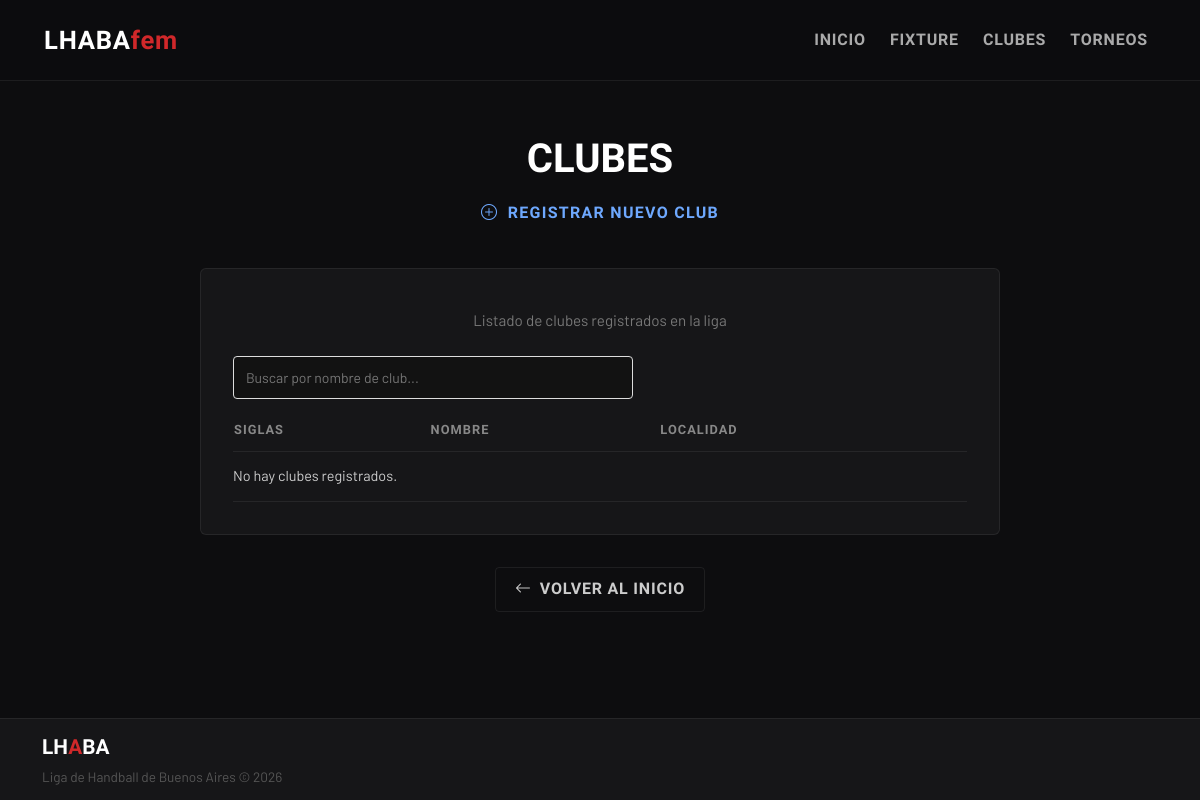
Before: /clubes with the older database file.
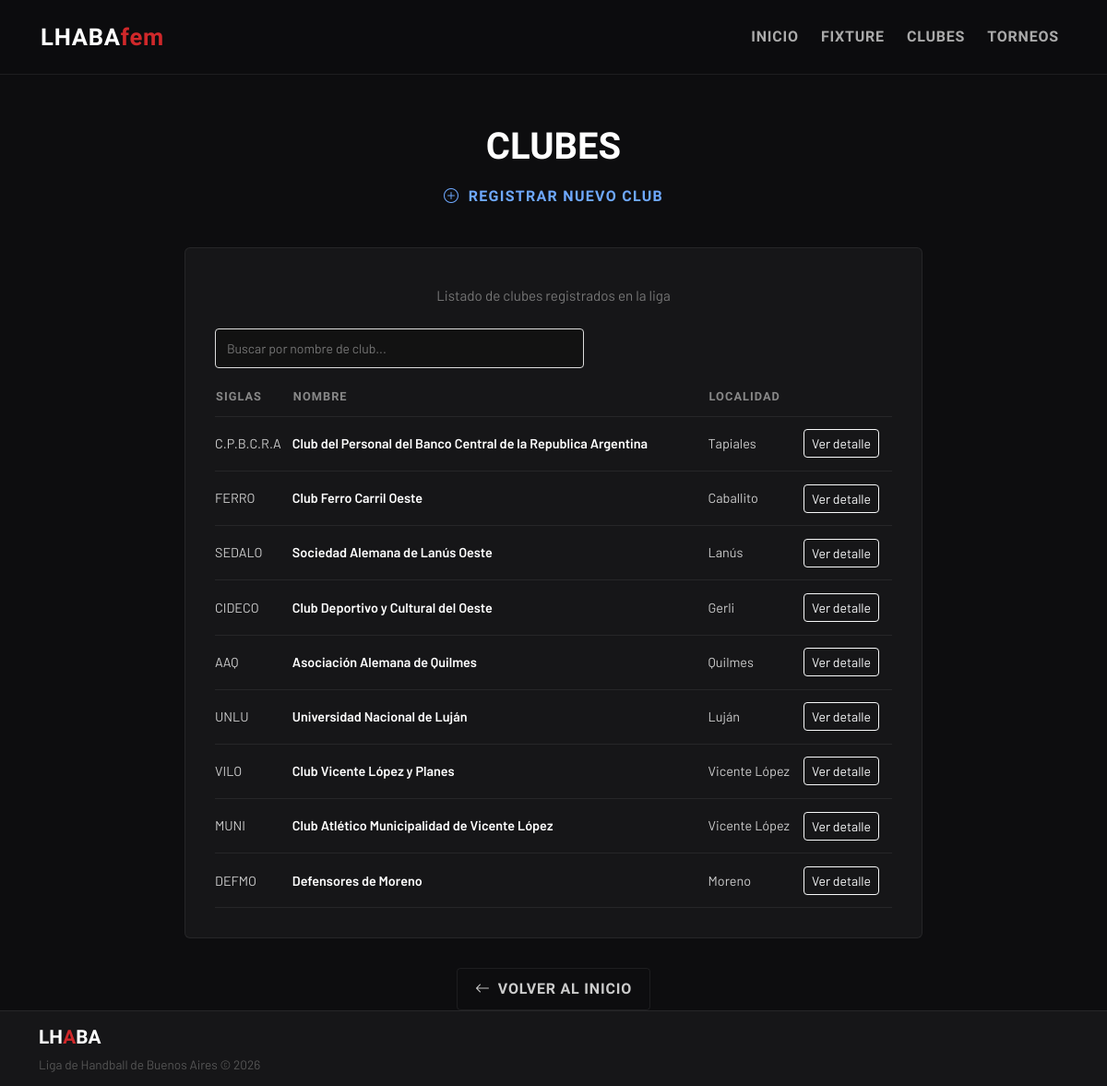
After: the same page with the newer database file.
### clubes/models.py (models this page shows, shortened)
class ClubesRegistrados(models.Model):
    id = models.AutoField(primary_key=True)
    nombre_siglas = models.CharField()
    nombre_completo = models.CharField()
    nombre_corto = models.CharField(max_length=30,null=True)
    localidad = models.CharField()
    email = models.EmailField()
    fecha_ingreso = models.DateField(auto_now_add=True)

### clubes/views.py (the view)
# urls.py: path("clubes",clubes_list,name="clubes_list"),
def clubes_list(request):
    nombre = request.GET.get("search")
    clubes_query = ClubesRegistrados.objects.all()
    if nombre is not None:
        clubes_query = ClubesRegistrados.objects.filter(
            nombre_completo__icontains=nombre
        )
    contexto = {
        "clubes_list" : list(clubes_query)
    }
    return render(request, "clubes/clubes_list.html", contexto)

### clubes/templates/clubes/clubes_list.html (shortened to what this page needs)
{% extends 'index.html' %}
{% block princ_content %}
  <div class="container-xl">
    <div class="page-header">
      <div class="page-title">Clubes</div>
        <a href="{% url 'registrar_club' %}" class="btn-cta btn-cta-danger">
        <i class="bi bi-plus-circle"></i> Registrar nuevo club
      </a>
    </div>
    <div class="table-card">
    <div class="text-center mb-4">
      <div class="page-subtitle">Listado de clubes registrados en la liga</div>
    </div>
    <div class="search-container" style="display: flex; gap: 10px; margin-bottom: 20px; max-width: 400px;">
      <form method="GET" style="display: flex; gap: 10px; width: 100%;">
        <input
          type="text"
          name="search"
          placeholder="Buscar por nombre de club..."
          value="{{ request.GET.search }}"
          class="search-input"
          style="flex: 1; padding: 10px 12px; border: 1px solid #ddd; border-radius: 4px; font-size: 14px;"
        >
      </form>
    </div>
      <table>
        <thead>
          <tr>
            <th>Siglas</th>
            <th>Nombre</th>
            <th>Localidad</th>
            <th></th>
          </tr>
        </thead>
        <tbody>
          {% for club in clubes_list %}
          <tr>
            <td>{{ club.nombre_siglas }}</td>
            <td class="club-name">{{ club.nombre_completo }}</td>
            <td>{{ club.localidad }}</td>
            <td>
              <a href="{% url 'club_detalle' club.id %}" class="btn btn-sm btn-outline-light">
                Ver detalle
              </a>
            </td>
          </tr>
          {% empty %}
          <tr>
            <td colspan="7">No hay clubes registrados.</td>
          </tr>
          {% endfor %}
        </tbody>
      </table>
    </div>
    <div class="text-center">
      <a href="{% url 'home' %}" class="back-btn">
        <i class="bi bi-arrow-left"></i> Volver al inicio
      </a>
    </div>
  </div>
{% endblock %}

Changed rows visible on the page:
added ClubesRegistrados: nombre_siglas "C.P.B.C.R.A", nombre_completo "Club del Personal del Banco Central de la Republica Argentina", localidad "Tapiales"
added ClubesRegistrados: nombre_siglas "FERRO", nombre_completo "Club Ferro Carril Oeste", localidad "Caballito"
added ClubesRegistrados: nombre_siglas "SEDALO", nombre_completo "Sociedad Alemana de Lanús Oeste", localidad "Lanús"
added ClubesRegistrados: nombre_siglas "CIDECO", nombre_completo "Club Deportivo y Cultural del Oeste", localidad "Gerli"
added ClubesRegistrados: nombre_siglas "AAQ", nombre_completo "Asociación Alemana de Quilmes", localidad "Quilmes"
added ClubesRegistrados: nombre_siglas "UNLU", nombre_completo "Universidad Nacional de Luján", localidad "Luján"
added ClubesRegistrados: nombre_siglas "VILO", nombre_completo "Club Vicente López y Planes", localidad "Vicente López"
added ClubesRegistrados: nombre_siglas "MUNI", nombre_completo "Club Atlético Municipalidad de Vicente López", localidad "Vicente López"
added ClubesRegistrados: nombre_siglas "DEFMO", nombre_completo "Defensores de Moreno", localidad "Moreno"
Other visible differences:
text no longer shown: "No hay clubes registrados."
